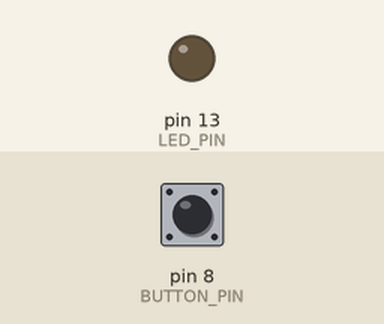
Bench run of a sketch on a simulated Arduino Uno, built with avr-gcc and run on an emulated ATmega328P. On the bench: output pins drawn as LEDs (lit = HIGH). Dashed ring = blinking. The test bench sets the inputs (shaded band); at power-on: pin 8 (BUTTON_PIN) HIGH.

Above: at 0.8 s.
0.9 s: pin 8 (BUTTON_PIN) pulled LOW for 1 s
At 1.15 s:
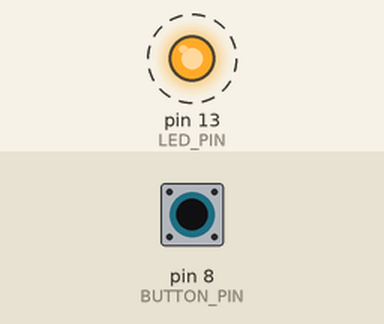
3.9 s: pin 8 (BUTTON_PIN) pulled LOW for 3.2 s
At 7.4 s:
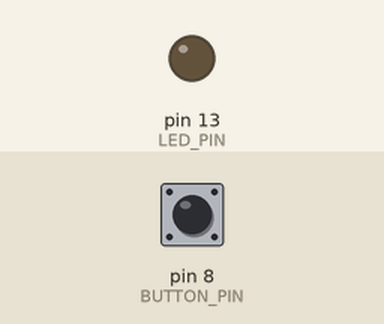
Timing chart, 0 to 8.9 s (numbered marks = the images above; inputs shaded):
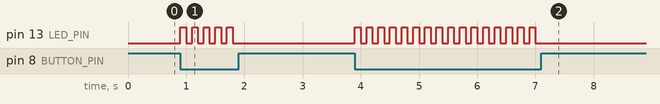

The sketch:

blinking_led_button.ino
```cpp
/*
 * File:     blinking_led_button.c
 * Created:  02.01.2019
 * Author:   Philipp Jahn
 */
/* Blinking LED dependent on a button. If the button is pressed the LED
 * shall blink, otherwise the LED shall be off. In this example the bouncing
 * of the button does not need to be covered.
 */

#ifndef F_CPU				// avoid re-definition
#define F_CPU 16000000UL
#endif

#include <avr/io.h>
#include <util/delay.h>
#include "bit_macros.h"     // bit macros moved to external header file
                            // " " -> indicates to search for the included
                            // file in same folder as the current file
							// (instead of < > where first the libraries are
							// checked mentioned in the CLASS_PATH variable

// use #defines to make changes of bit mapping much easier
#define LED_DDR		DDRB	// define data direction register of LED
#define LED_PORT	PORTB	// define port register of LED
#define LED_PIN		PB5		// define pin of LED, pin 13 on arduino

#define BUTTON_DDR  DDRB	// define data direction register of Button
#define BUTTON_PORT PORTB   // define port register of Button
#define BUTTON_PINREG PINB  // define pin register of Button
#define BUTTON_PIN  PB0     // define pin of Button, pin 8 on arduino

#define BLINK_PERIOD  200	// change of blinking frequency

int main(void)
{
	SET_BIT(LED_DDR, LED_PIN);			// set LED pin to output
	CLEAR_BIT(BUTTON_DDR, BUTTON_PIN);	// set Button pin to input (not really needed since default value is 0)
	SET_BIT(BUTTON_PORT, BUTTON_PIN);	// activate internal pull-up resistor for Button pin to avoid a undefined state

	while (1)
	{
		// the LED shall blink as long as the button is pressed = 0
		while(GET_BIT(BUTTON_PINREG, BUTTON_PIN) == 0)	// while(bit_is_clear(BUTTON_PINREG, BUTTON_PIN) would do the same
		{
			TOGGLE_BIT(LED_PORT, LED_PIN);	// toggle LED on/off
			_delay_ms(BLINK_PERIOD/2);		// use defined period devided by 2
		}

		CLEAR_BIT(LED_PORT, LED_PIN);		// LED off
	}

	return 0;
}
```

bit_macros.h
```cpp
/* Macro definitions */
#ifndef SET_BIT					// #ifndef -> #endif avoids redefinition of macros defined earlier (e.g. in include file)
#define SET_BIT(PORT,BIT)		(PORT |= (1<<(BIT)))
#endif

#ifndef CLEAR_BIT
#define CLEAR_BIT(PORT,BIT)		(PORT &= ~(1<<(BIT)))
#endif

#ifndef TOGGLE_BIT
#define TOGGLE_BIT(PORT,BIT)	(PORT ^= (1<<(BIT)))
#endif

#ifndef GET_BIT
#define GET_BIT(PORT,BIT)		((PORT & (1<<(BIT)))>>BIT)
#endif
```

Measured:
- after the input at 0.9 s, pin 13 (LED_PIN): alternates HIGH for 0.10 s and LOW for 0.10 s, 10 changes in all, then stays LOW, starting at once
- after the input at 3.9 s, pin 13 (LED_PIN): alternates HIGH for 0.10 s and LOW for 0.10 s, 32 changes in all, then stays LOW, starting at once
